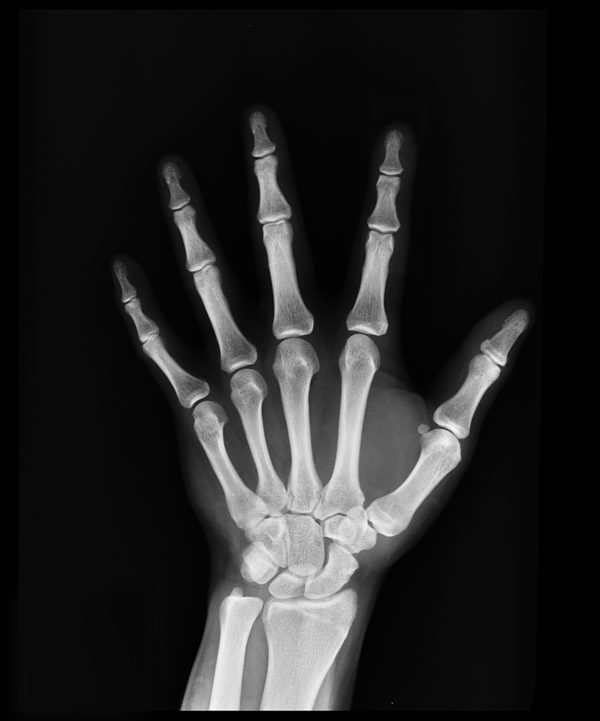
#> input picture cw8/rtg.jpg, 600 x 721 px
$ python lab8.py
#> lines starting #> are read from the running program, lines starting #| are printed output that depends on the picture; long printed decimals are rounded
from PIL import Image, ImageFilter
import numpy as np
from PIL import ImageChops, ImageOps, ImageShow
from PIL import ImageStat as stat
import matplotlib.pyplot as plt


def statystyki(im):
    s = stat.Stat(im)
    print("extrema ", s.extrema)  # max i min
    print("count ", s.count)  # zlicza
    print("mean ", s.mean)  # srednia
    print("median ", s.median)  # mediana
    print("stddev ", s.stddev)  # odchylenie standardowe


def histogram_norm(im):
    pl = im.histogram()
    w, h = im.size
    N = w * h
    pl_norm = []
    for item in pl:
        pl_norm.append(item / N)
    return pl, pl_norm


def histogram_cumul(pl, pl_norm):
    pl_cumulative = [pl_norm[0]]
    for i in range(1, len(pl)):
        pl_cumulative.append(pl_cumulative[i - 1] + pl_norm[i])
    return pl_cumulative


def histogram_equalization(im):
    pl, pl_norm = histogram_norm(im)
    pl_cumulative = histogram_cumul(pl, pl_norm)
    im1 = im.point(lambda i: int(255 * pl_cumulative[i]))
    return im1


im = Image.open("rtg.jpg")
#> im is the input picture: PIL image 600x721 RGB; min 0, max 253, mean 36.7
print(im.mode)
#| RGB
szary = im.convert("L")
#statystyki(szary)

hist_norm = histogram_norm(im)[0]
#> in histogram_norm, `pl = im.histogram()`: pl = 768 values, max 58812 at index 0, min 0 at index 249, mean 1689.8
#> the loop in histogram_norm, `for item in pl:` made 768 passes
#> item on passes 1 to 3: 58812, 3031, 2120
#> after the loop in histogram_norm, `for item in pl:`: pl_norm = 768 values, max 0.136 at index 0, min 0 at index 249, mean 0.00391
#> hist_norm has the same summary as pl in histogram_norm
plt.title("histogram_norm")
plt.bar(range(256), hist_norm[:256], color='r', alpha=0.5)
plt.bar(range(256), hist_norm[256:2 * 256], color='g', alpha=0.4)
plt.bar(range(256), hist_norm[2 * 256:], color='b', alpha=0.3)
plt.show()
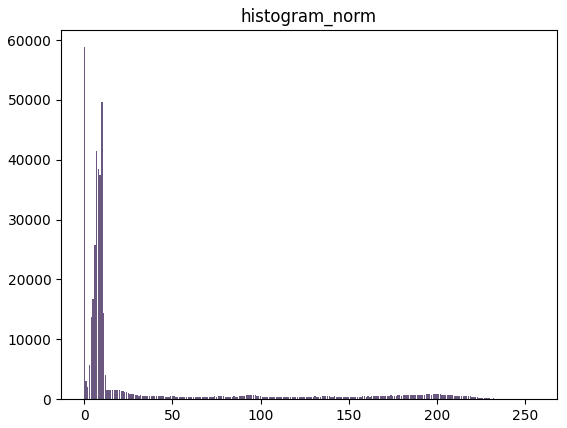
#> figure drawn by matplotlib, 1 panel; tallest bar 58812 high, from x = -0.4 to 0.4; tallest bar 58812 high, from x = -0.4 to 0.4; tallest bar 58812 high, from x = -0.4 to 0.4

hist_cumul = histogram_cumul(histogram_norm(im)[0], histogram_norm(im)[1])
#> the loop in histogram_norm (call 2), `for item in pl:` made 768 passes
#> in histogram_cumul, `pl_cumulative = [pl_norm[0]]`: pl_cumulative = [0.136]
#> after the loop in histogram_cumul, `for i in range(1, len(pl)):`: pl_cumulative = 768 values from 0.136 to 3
#> hist_cumul = 768 values from 0.136 to 3
plt.title("histogram_norm")
plt.bar(range(256), hist_cumul[:256], color='r', alpha=0.5)
plt.bar(range(256), hist_cumul[256:2 * 256], color='g', alpha=0.4)
plt.bar(range(256), hist_cumul[2 * 256:], color='b', alpha=0.3)
plt.show()
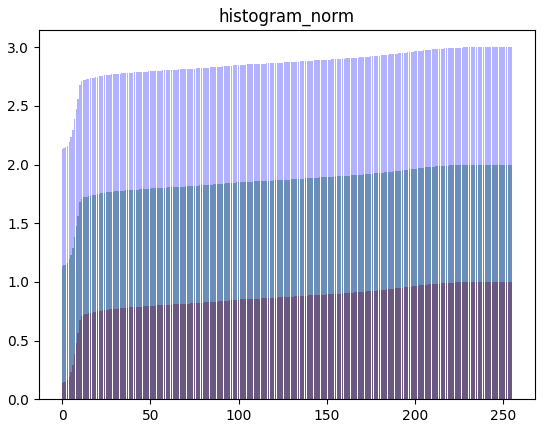
#> figure drawn by matplotlib, 1 panel

im_eq = histogram_equalization(im)
#> in histogram_equalization, `im1 = im.point(lambda i: int(255 * pl_cumulative[i]))`:
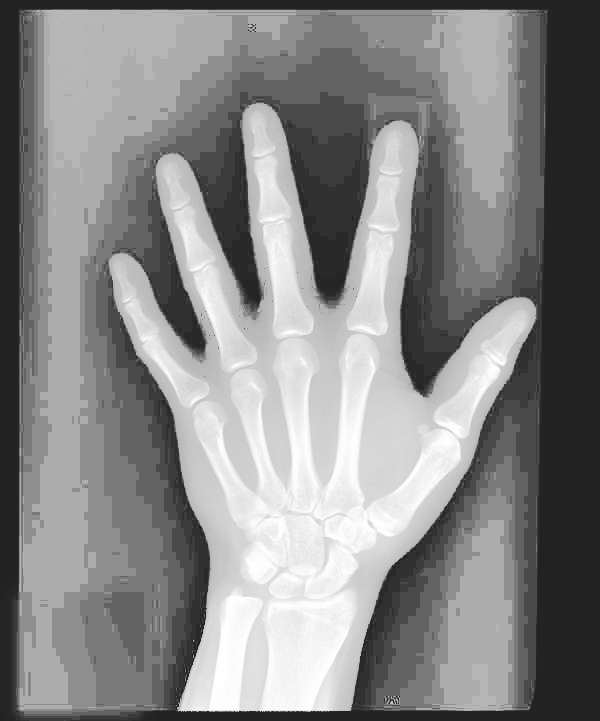
#> im1: PIL image 600x721 RGB; min 34, max 255, mean 135.2
im_eq.save("equalized.jpg")
#im_eq.show()

im_eq2 = ImageOps.equalize(im, mask=None)
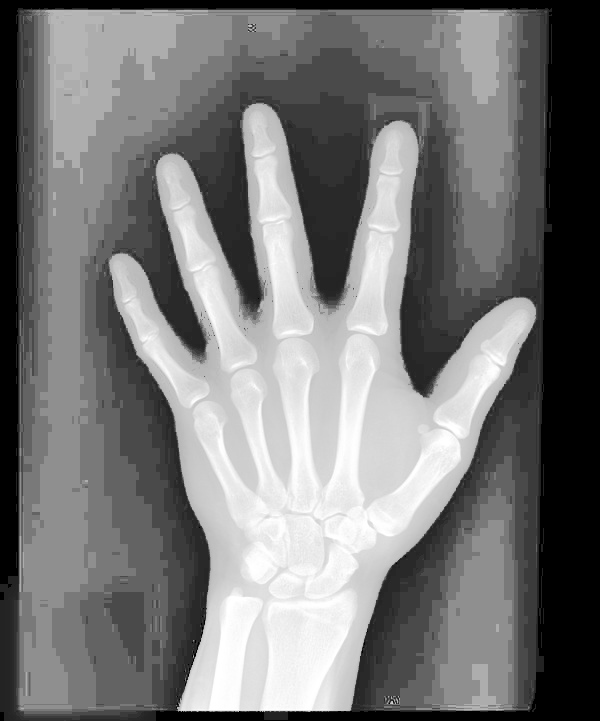
#> im_eq2: PIL image 600x721 RGB; min 0, max 255, mean 119.3
im_eq2.save("equalized1.jpg")
#im_eq2.show()


hist_eq = im_eq.histogram()
#> hist_eq = 768 values, max 58812 at index 34, min 0 at index 0, mean 1689.8
hist_eq2 = im_eq2.histogram()
#> hist_eq2 = 768 values, max 58812 at index 0, min 0 at index 1, mean 1689.8
plt.figure(figsize=(16, 8))
plt.subplot(2, 2, 1)
plt.title("im_eq")
plt.bar(range(256), hist_eq[:256], color='r', alpha=0.5)
plt.bar(range(256), hist_eq[256:2 * 256], color='g', alpha=0.4)
plt.bar(range(256), hist_eq[2 * 256:], color='b', alpha=0.3)
plt.subplot(2, 2, 2)
plt.title("im_eq2")
plt.bar(range(256), hist_eq2[:256], color='r', alpha=0.5)
plt.bar(range(256), hist_eq2[256:2 * 256], color='g', alpha=0.4)
plt.bar(range(256), hist_eq2[2 * 256:], color='b', alpha=0.3)
plt.subplot(2, 2, 3)
plt.axis("off")
plt.imshow(im_eq)
plt.subplot(2, 2, 4)
plt.axis("off")
plt.imshow(im_eq2)
plt.show()
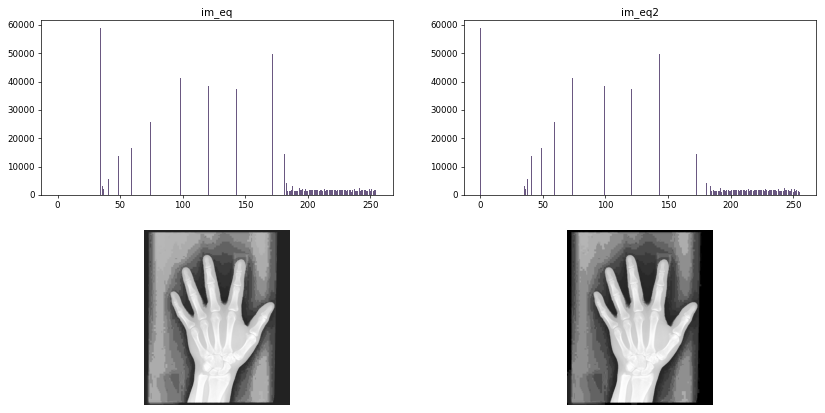
#> figure drawn by matplotlib, 4 panels; panel 1: tallest bar 58812 high, from x = 33.6 to 34.4; panel 1: tallest bar 58812 high, from x = 33.6 to 34.4; panel 1: tallest bar 58812 high, from x = 33.6 to 34.4; panel 2: tallest bar 58812 high, from x = -0.4 to 0.4

print("STATYSTYKI IMAGEOPS")
statystyki(im_eq2)
#| extrema  [(0, 255), (0, 255), (0, 255)]
#| count  [432600, 432600, 432600]
#| mean  [119.287, 119.287, 119.287]
#| median  [121, 121, 121]
#| stddev  [77.779, 77.779, 77.779]
print("\nSTATYSTYKI EQUALIZATION")
statystyki(im_eq)
#| extrema  [(34, 255), (34, 255), (34, 255)]
#| count  [432600, 432600, 432600]
#| mean  [135.224, 135.224, 135.224]
#| median  [143, 143, 143]
#| stddev  [69.250, 69.250, 69.250]

im_detail = im.filter(ImageFilter.DETAIL)
im_sharpen = im.filter(ImageFilter.SHARPEN)
im_contour = im.filter(ImageFilter.CONTOUR)
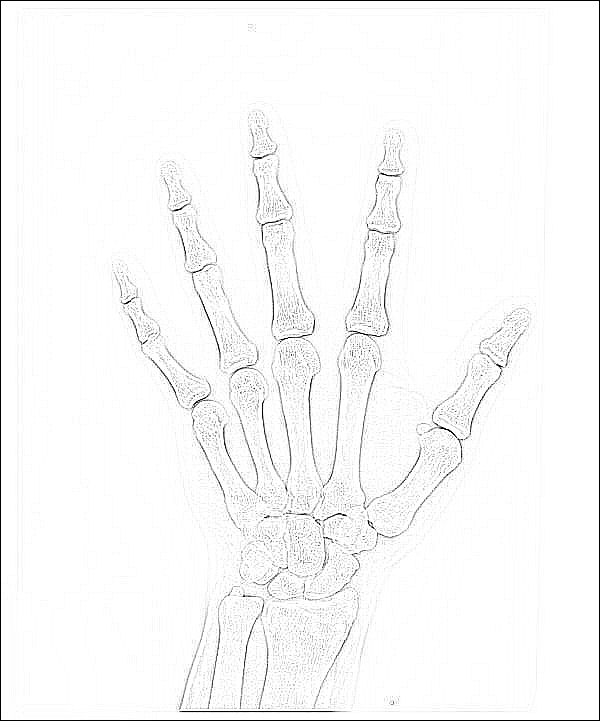
#> im_contour: PIL image 600x721 RGB; min 0, max 255, mean 248.9

plt.subplot(1, 4, 1)
plt.title("DETAIL")
plt.axis("off")
plt.imshow(im_detail)
plt.subplot(1, 3, 2)
plt.title("SHARPEN")
plt.axis("off")
plt.imshow(im_sharpen)
plt.subplot(1, 3, 3)
plt.title("CONTOUR")
plt.axis("off")
plt.imshow(im_contour)
plt.title("EQUALIZED")
plt.axis("off")
plt.imshow(im_eq)
plt.savefig("filtry.jpg")
plt.show()
